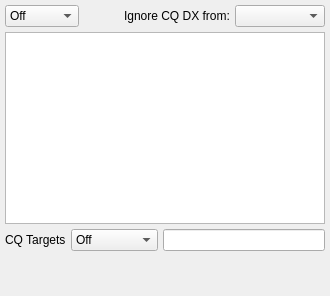
                     <widget class="QWidget" name="tab_prefixes">
                      <attribute name="title">
                       <string>Prefixes</string>
                      </attribute>
                      <layout class="QVBoxLayout" name="verticalLayout_4">
                       <property name="spacing">
                        <number>5</number>
                       </property>
                       <property name="leftMargin">
                        <number>5</number>
                       </property>
                       <property name="topMargin">
                        <number>5</number>
                       </property>
                       <property name="rightMargin">
                        <number>5</number>
                       </property>
                       <property name="bottomMargin">
                        <number>5</number>
                       </property>
                       <item>
                        <layout class="QHBoxLayout" name="horizontalLayout_20">
                         <item>
                          <widget class="QComboBox" name="cb_prefixFilter">
                           <property name="maximumSize">
                            <size>
                             <width>16777215</width>
                             <height>16777215</height>
                            </size>
                           </property>
                           <property name="toolTip">
                            <string>&lt;html&gt;&lt;head/&gt;&lt;body&gt;&lt;p&gt;Control the prefix filtering&lt;/p&gt;&lt;p&gt;- OFF: Prefix filtering off&lt;/p&gt;&lt;p&gt;- Exclude: Exclude listed prefixes&lt;/p&gt;&lt;p&gt;- Include: Include listed prefixes only&lt;/p&gt;&lt;/body&gt;&lt;/html&gt;</string>
                           </property>
                           <item>
                            <property name="text">
                             <string>Off</string>
                            </property>
                           </item>
                           <item>
                            <property name="text">
                             <string>Include</string>
                            </property>
                           </item>
                           <item>
                            <property name="text">
                             <string>Exclude</string>
                            </property>
                           </item>
                          </widget>
                         </item>
                         <item>
                          <spacer name="horizontalSpacer_5">
                           <property name="orientation">
                            <enum>Qt::Horizontal</enum>
                           </property>
                           <property name="sizeType">
                            <enum>QSizePolicy::MinimumExpanding</enum>
                           </property>
                           <property name="sizeHint" stdset="0">
                            <size>
                             <width>40</width>
                             <height>20</height>
                            </size>
                           </property>
                          </spacer>
                         </item>
                         <item>
                          <widget class="QLabel" name="label_4">
                           <property name="toolTip">
                            <string>&lt;html&gt;&lt;head/&gt;&lt;body&gt;&lt;p&gt;Use this option to ignore stations calling CQ DX from your continent. &lt;/p&gt;&lt;/body&gt;&lt;/html&gt;</string>
                           </property>
                           <property name="text">
                            <string>Ignore CQ DX from:</string>
                           </property>
                          </widget>
                         </item>
                         <item>
                          <widget class="QComboBox" name="cb_filter_CQDX_Continent">
                           <property name="toolTip">
                            <string>&lt;html&gt;&lt;head/&gt;&lt;body&gt;&lt;p&gt;Use this option to ignore stations calling CQ DX from your continent. &lt;/p&gt;&lt;/body&gt;&lt;/html&gt;</string>
                           </property>
                           <item>
                            <property name="text">
                             <string/>
                            </property>
                           </item>
                           <item>
                            <property name="text">
                             <string>Africa</string>
                            </property>
                           </item>
                           <item>
                            <property name="text">
                             <string>N. America</string>
                            </property>
                           </item>
                           <item>
                            <property name="text">
                             <string>S. America</string>
                            </property>
                           </item>
                           <item>
                            <property name="text">
                             <string>Oceania</string>
                            </property>
                           </item>
                           <item>
                            <property name="text">
                             <string>Europe</string>
                            </property>
                           </item>
                           <item>
                            <property name="text">
                             <string>Asia</string>
                            </property>
                           </item>
                           <item>
                            <property name="text">
                             <string>Antarctica</string>
                            </property>
                           </item>
                          </widget>
                         </item>
                        </layout>
                       </item>
                       <item>
                        <widget class="QPlainTextEdit" name="pte_prefixFilter">
                         <property name="sizePolicy">
                          <sizepolicy hsizetype="Ignored" vsizetype="MinimumExpanding">
                           <horstretch>0</horstretch>
                           <verstretch>0</verstretch>
                          </sizepolicy>
                         </property>
                         <property name="maximumSize">
                          <size>
                           <width>16777215</width>
                           <height>16777215</height>
                          </size>
                         </property>
                         <property name="toolTip">
                          <string>List of prefixes, DXCC names and regex patterns to be included or excluded from the Band Activity window. Entry types: Literal prefix: SP, GB (matches calls starting with the prefix). Entity name: +poland, +germany (case-insensitive match on the DXCC entity name). Regex (slash-delimited): /3Z|HF/, /^(\bJ|BJ[0-9])/ (matched against the decoded callsign). Each line holds the entries for one band. Examples: 60m:SP,GB,DE | 40m:+poland,+england,/3Z|HF/ | 20m:/^(\bJ|BJ[0-9])/. Mode: Include keeps only matching stations, Exclude hides them.</string>
                         </property>
                         <property name="plainText">
                          <string/>
                         </property>
                        </widget>
                       </item>
                       <item>
                        <layout class="QHBoxLayout" name="horizontalLayout_15">
                         <item>
                          <widget class="QLabel" name="label_6">
                           <property name="text">
                            <string>CQ Targets</string>
                           </property>
                          </widget>
                         </item>
                         <item>
                          <widget class="QComboBox" name="cb_ignoreCQTarget">
                           <property name="toolTip">
                           <string>&lt;html&gt;&lt;head/&gt;&lt;body&gt;&lt;p&gt;You can include/exclude specific CQ targets here, i.e. CQ EU, CQ SP etc.&lt;/p&gt;&lt;p&gt;When &amp;quot;Show only&amp;quot; is selected, only stations with matching CQ target are shown.&lt;/p&gt;&lt;p&gt;When &amp;quot;Prefer&amp;quot; is selected, matching CQ targets are prioritized over other decodes.&lt;/p&gt;&lt;/body&gt;&lt;/html&gt;</string>
                           </property>
                           <item>
                            <property name="text">
                             <string>Off</string>
                            </property>
                           </item>
                           <item>
                            <property name="text">
                             <string>Include</string>
                            </property>
                           </item>
                           <item>
                            <property name="text">
                             <string>Exclude</string>
                            </property>
                           </item>
                           <item>
                            <property name="text">
                             <string>Show only</string>
                            </property>
                           </item>
                           <item>
                            <property name="text">
                             <string>Prefer</string>
                            </property>
                           </item>
                          </widget>
                         </item>
                         <item>
                          <widget class="QLineEdit" name="le_ignoreCQXX">
                           <property name="toolTip">
                            <string>&lt;html&gt;&lt;head/&gt;&lt;body&gt;&lt;p&gt;Comma separated list of CQ targets to be ignored if the &amp;quot;Ignore CQ Targets&amp;quot; option is selected. &lt;/p&gt;&lt;p&gt;&lt;span style=&quot; font-weight:600;&quot;&gt;Example:&lt;/span&gt;&lt;/p&gt;&lt;p&gt;NA,AS,JA,TEST,VK&lt;/p&gt;&lt;/body&gt;&lt;/html&gt;</string>
                           </property>
                          </widget>
                         </item>
                        </layout>
                       </item>
                       <item>
                        <spacer name="verticalSpacer_7">
                         <property name="orientation">
                          <enum>Qt::Vertical</enum>
                         </property>
                         <property name="sizeHint" stdset="0">
                          <size>
                           <width>20</width>
                           <height>40</height>
                          </size>
                         </property>
                        </spacer>
                       </item>
                      </layout>
                     </widget>
